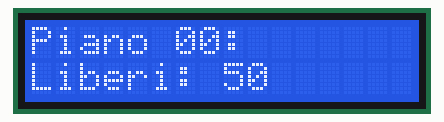
Recording of a sketch running on a simulated ESP32. Parts: 16×2 character LCD. WiFi joins after 1.5 s; servers stay silent unless stated; the local clock reads 2024-03-15 10:24:30 at power-on unless the sketch sets it; what the sketch prints to the serial monitor is not drawn.

Above: at 10.3 s.
At 15.3 s:
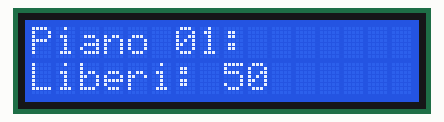

Measured:
- what the display in image 0 shows lasts 5.0 s, from 10.2 s to 15.2 s
- what the display in image 1 shows lasts 10.2 s, from 15.2 s to 25.4 s

The sketch:

LCD_Display.ino
```cpp
#include <LiquidCrystal.h> // libreria per il display LCD
#include <WiFi.h>
#include <HTTPClient.h>
#include <time.h>
#include <ArduinoJson.h>

//definisco tutti i pin del display LCD
#define rs 13
#define en 12
#define d4 14
#define d5 27
#define d6 26
#define d7 25
LiquidCrystal lcd(rs, en, d4, d5, d6, d7);

//variabili per la connessione alla rete e al nostro server
const char* ssid = "TCPBerry_2.4";
const char* password =  "Vmware1!";
String serverName = "http://172.16.5.193:5000/posti";

//NTP Server per ricavare l'ora corrente
const char* ntpServer = "pool.ntp.org";
const long  gmtOffset_sec = 0;
const int   daylightOffset_sec = 3600;

// variabili generiche di supporto
int lastTime;
int timerDelay;
int postiPianoTerra=50;
int postiPianoUno=50;
String dataString;
struct tm timeinfo;
int currentHour=0;

void setup() {
  lcd.begin(16, 2); // imposto il numero di colonne e di righe del display LCD
  Serial.begin(9600);
  WiFi.begin(ssid, password);
  lastTime = 0;
  timerDelay = 10000;
  //configuro le impostazioni per ricevere l'orrio in formato corretto
  configTime(gmtOffset_sec, daylightOffset_sec, ntpServer);
}

void loop() {

  if ((millis() - lastTime) > timerDelay) {
    //Controllo stato connessione
    if(WiFi.status()== WL_CONNECTED){

      //provo a ottenere l'orario attuale con una chiamata al server NTP
      if(!getLocalTime(&timeinfo)){
        Serial.println("Failed to obtain time");
      }
      else
      {
        // se va tutto bene mi salvo i minuti e le ore correnti e me le salvo
        // in formato intero
        char timeHour[3];
        strftime(timeHour,3, "%H", &timeinfo);
        currentHour = atoi(timeHour);
        currentHour=currentHour+1;

        if(currentHour==24)
        {
          currentHour=0;
        }

        // Se l'orario è compreso tra le 00:00 e le 06:00 allora il parcheggio risulta chiuso
        if(currentHour >= 0 && currentHour < 6)
        {
          lcd.clear();
          lcd.setCursor(0, 0);
          lcd.print("PARCHEGGIO");
          lcd.setCursor(0, 1);
          lcd.print("CHIUSO");
        }
        else
        {
          dataString = httpGETRequest(serverName); //salvo risposta della chiamata get al server

          //la risposta ottenuta in formato stringa la converto in formato oggetto json
          DynamicJsonDocument doc(1024);
          deserializeJson(doc, dataString);

          if(doc["ErrorCode"] != -1) // se va tutto bene e non ci sono errori aggiorno i valori di posti occupati
          {
            postiPianoTerra = int(doc["posti"]["0"]);
            postiPianoUno = int(doc["posti"]["1"]);

            Serial.println(postiPianoTerra);
            Serial.println(postiPianoUno);
          }

          // Nel caso si verificasse un errore ugualmente il display fa visualizzare gli
          // ultimi dati ricevuti

          //setto display per il parcheggio terra
          lcd.clear();
          lcd.setCursor(0, 0);
          lcd.print("Piano 00:");
          lcd.setCursor(0, 1);
          if(postiPianoTerra == 0)
            lcd.print("PIENO");
          else
            lcd.print("Liberi: "+String(postiPianoTerra));

          delay(5000);

          //setto display per il parcheggio piano uno
          lcd.clear();
          lcd.setCursor(0, 0);
          lcd.print("Piano 01:");
          lcd.setCursor(0, 1);
          if (postiPianoUno == 0)
            lcd.print("PIENO");
          else
            lcd.print("Liberi: "+String(postiPianoUno));
        }
      }
    }
    else
    {
      Serial.print("Wifi not connected");
    }
    lastTime = millis();
  }

}

// funzione che effettua la chiamata get al server
String httpGETRequest(String serverName) {
  WiFiClient client;
  HTTPClient http;

  // richiedo connessione al server
  http.begin(client, serverName);

  // invio richiesta
  int httpResponseCode = http.GET();

  //risposta dal server
  String payload = "{}";

  // se va tutto bene
  if (httpResponseCode>0) {
    Serial.print("HTTP Response code: ");
    Serial.println(httpResponseCode);

    //mi salvo la risposta
    payload = http.getString();
  }
  //altrimenti
  else {
    Serial.print("Error code: ");
    Serial.println(httpResponseCode);

    //mi salvo ugualmente una risposta con un errorcode -1
    payload = "{\"ErrorCode\": -1}";
  }
  // Rilascio le risorse per la connessione
  http.end();

  //ritorno in formato stringa la risposta del server
  return payload;
}
```
